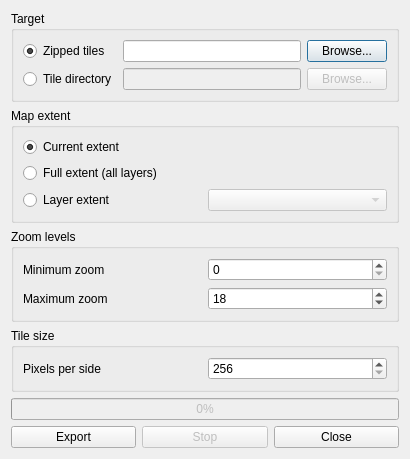
<?xml version="1.0" encoding="UTF-8"?>
<ui version="4.0">
 <class>Dialog</class>
 <widget class="QDialog" name="Dialog">
  <property name="geometry">
   <rect>
    <x>0</x>
    <y>0</y>
    <width>410</width>
    <height>410</height>
   </rect>
  </property>
  <property name="windowTitle">
   <string>Dialog</string>
  </property>
  <layout class="QVBoxLayout" name="verticalLayout">
   <item>
    <widget class="QGroupBox" name="targetGroupBox">
     <property name="title">
      <string>Target</string>
     </property>
     <layout class="QGridLayout" name="gridLayout">
      <item row="0" column="0">
       <widget class="QRadioButton" name="zippedTilesRadioButton">
        <property name="text">
         <string>Zipped tiles</string>
        </property>
        <property name="checked">
         <bool>true</bool>
        </property>
       </widget>
      </item>
      <item row="0" column="1">
       <widget class="QLineEdit" name="zippedTilesLineEdit"/>
      </item>
      <item row="0" column="2">
       <widget class="QPushButton" name="zippedTilesPushButton">
        <property name="text">
         <string>Browse...</string>
        </property>
       </widget>
      </item>
      <item row="1" column="0">
       <widget class="QRadioButton" name="tileDirectoryRadioButton">
        <property name="text">
         <string>Tile directory</string>
        </property>
       </widget>
      </item>
      <item row="1" column="1">
       <widget class="QLineEdit" name="tileDirectoryLineEdit">
        <property name="enabled">
         <bool>false</bool>
        </property>
       </widget>
      </item>
      <item row="1" column="2">
       <widget class="QPushButton" name="tileDirectoryPushButton">
        <property name="enabled">
         <bool>false</bool>
        </property>
        <property name="text">
         <string>Browse...</string>
        </property>
       </widget>
      </item>
     </layout>
    </widget>
   </item>
   <item>
    <widget class="QGroupBox" name="mapExtentGroupBox">
     <property name="title">
      <string>Map extent</string>
     </property>
     <layout class="QGridLayout" name="gridLayout_2">
      <item row="0" column="0">
       <widget class="QRadioButton" name="currentExtentRadioButton">
        <property name="text">
         <string>Current extent</string>
        </property>
        <property name="checkable">
         <bool>true</bool>
        </property>
        <property name="checked">
         <bool>true</bool>
        </property>
       </widget>
      </item>
      <item row="1" column="0">
       <widget class="QRadioButton" name="fullExtentRadioButton">
        <property name="text">
         <string>Full extent (all layers)</string>
        </property>
       </widget>
      </item>
      <item row="2" column="0">
       <widget class="QRadioButton" name="layerExtentRadioButton">
        <property name="text">
         <string>Layer extent</string>
        </property>
       </widget>
      </item>
      <item row="2" column="1">
       <widget class="QComboBox" name="layersComboBox">
        <property name="enabled">
         <bool>false</bool>
        </property>
       </widget>
      </item>
     </layout>
    </widget>
   </item>
   <item>
    <widget class="QGroupBox" name="zoomLevelsGroupBox">
     <property name="title">
      <string>Zoom levels</string>
     </property>
     <layout class="QGridLayout" name="gridLayout_3">
      <item row="0" column="0">
       <widget class="QLabel" name="minimumZoomLabel">
        <property name="text">
         <string>Minimum zoom</string>
        </property>
       </widget>
      </item>
      <item row="0" column="1">
       <widget class="QSpinBox" name="minimumZoomSpinBox">
        <property name="maximum">
         <number>40</number>
        </property>
       </widget>
      </item>
      <item row="1" column="0">
       <widget class="QLabel" name="maximumZoomLabel">
        <property name="text">
         <string>Maximum zoom</string>
        </property>
       </widget>
      </item>
      <item row="1" column="1">
       <widget class="QSpinBox" name="maximumZoomSpinBox">
        <property name="maximum">
         <number>40</number>
        </property>
        <property name="value">
         <number>18</number>
        </property>
       </widget>
      </item>
     </layout>
    </widget>
   </item>
   <item>
    <widget class="QGroupBox" name="tileSizeGroupBox">
     <property name="title">
      <string>Tile size</string>
     </property>
     <layout class="QHBoxLayout" name="horizontalLayout_2">
      <item>
       <widget class="QLabel" name="pixelsPerSideLabel">
        <property name="text">
         <string>Pixels per side</string>
        </property>
       </widget>
      </item>
      <item>
       <widget class="QSpinBox" name="pixelsPerSideSpinBox">
        <property name="minimum">
         <number>256</number>
        </property>
        <property name="maximum">
         <number>2048</number>
        </property>
       </widget>
      </item>
     </layout>
    </widget>
   </item>
   <item>
    <widget class="QProgressBar" name="progressBar">
     <property name="enabled">
      <bool>false</bool>
     </property>
     <property name="value">
      <number>0</number>
     </property>
     <property name="alignment">
      <set>Qt::AlignCenter</set>
     </property>
     <property name="textVisible">
      <bool>true</bool>
     </property>
    </widget>
   </item>
   <item>
    <layout class="QHBoxLayout" name="horizontalLayout">
     <item>
      <widget class="QPushButton" name="exportPushButton">
       <property name="text">
        <string>Export</string>
       </property>
      </widget>
     </item>
     <item>
      <widget class="QPushButton" name="stopBushButton">
       <property name="enabled">
        <bool>false</bool>
       </property>
       <property name="text">
        <string>Stop</string>
       </property>
      </widget>
     </item>
     <item>
      <widget class="QPushButton" name="closePushButton">
       <property name="text">
        <string>Close</string>
       </property>
      </widget>
     </item>
    </layout>
   </item>
  </layout>
 </widget>
 <resources/>
 <connections/>
</ui>
